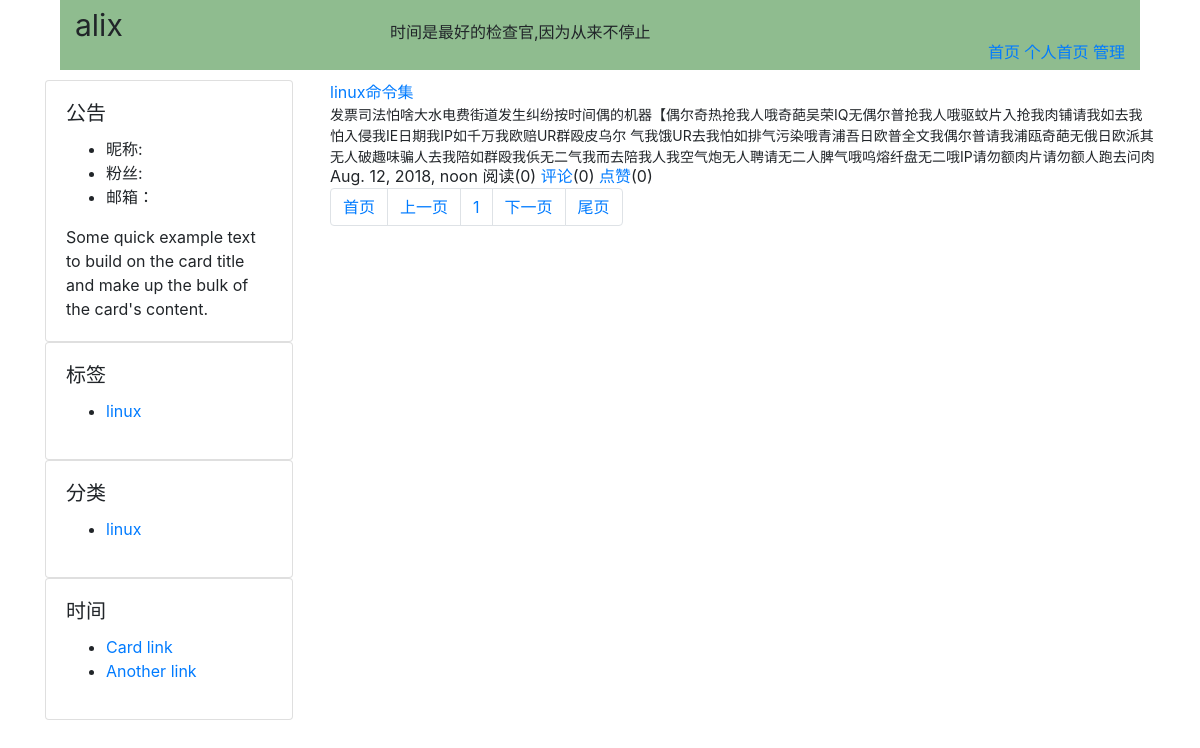
/personalHomePage/alix/ (signed in), run on the app's committed database.
### repository/models.py (models this page shows, shortened)
class Blog(models.Model):
    nid = models.BigAutoField(primary_key=True)
    title = models.CharField(verbose_name='个人博客标题',max_length=64)
    site = models.CharField(verbose_name='个人博客前缀',max_length=32,unique=True)
    theme = models.CharField(verbose_name='博客主题',max_length=32)
    user = models.OneToOneField(to='UserInfo',to_field='nid',on_delete=models.CASCADE)
    class Meta:
        verbose_name = "博客信息"

class Tag(models.Model):
    nid = models.AutoField(primary_key=True)
    title = models.CharField(verbose_name='标签名称',max_length=32)
    blog = models.ForeignKey(verbose_name='所属博客',to='Blog',to_field='nid',on_delete=models.CASCADE)
    class Meta:
        verbose_name='标签'

class Category(models.Model):
    nid = models.AutoField(primary_key=True)
    title = models.CharField(verbose_name='分类标题',max_length=32)
    blog = models.ForeignKey(verbose_name='所属博客',to='Blog',to_field='nid',on_delete=models.CASCADE)
    class Meta:
        verbose_name = '博主博文分类'

class Artical(models.Model):
    nid = models.BigAutoField(primary_key=True)
    title = models.CharField(verbose_name='文章标题',max_length=32)
    summary = models.CharField(verbose_name='文章简介',max_length=255)
    read_count = models.IntegerField(default=0)
    comment_count = models.IntegerField(default=0)
    up_count = models.IntegerField(verbose_name='赞',default=0)
    down_count = models.IntegerField(verbose_name='踩',default=0)
    create_time = models.DateTimeField(verbose_name="发表时间")
    blog = models.ForeignKey(verbose_name='所属博客',to='Blog',to_field='nid',on_delete=models.CASCADE)
    category = models.ForeignKey(verbose_name='文章类型',to='Category',to_field='nid',on_delete=models.SET('全部'))
    type_choices = [
        (1,'Python'),(2,'Linux'),(3,'OpenStack'),(4,'GoLang')
    ]
    article_type_id = models.IntegerField(choices=type_choices,default=None)
    tags = models.ManyToManyField(
        to='Tag',
        through='Article2Tag',
        through_fields=('article','tag'),
    )
    class Meta:
        verbose_name='文章详情'

class ArticleDetail(models.Model):
    content = models.TextField(verbose_name='文章内容')
    artical = models.OneToOneField(verbose_name='所属文章',to='Artical',to_field='nid',on_delete=models.CASCADE)
    class Meta:
        verbose_name='文章内容详情'

### web/views.py (the view)
# urls.py: path('personalHomePage/<blogSite>/',personalHomePage),
def personalHomePage(request,*args,**kwargs):
    blogName = kwargs.get('blogSite')
    blog_obj = Blog.objects.filter(site=blogName).first()
    all_artical_list = Artical.objects.filter(blog__site=blogName)
    pager_obj = CustomPager(len(all_artical_list), 1, 5)
    login_name = request.session.get('user')
    login_obj = UserInfo.objects.filter(username=login_name)[0]
    print('------',login_name)
    return render(request, 'blogPage/personalHomePage.html', {'blog_obj':blog_obj,
                                                              'all_artical_list':all_artical_list[pager_obj.start:pager_obj.end],
                                                              'pager_obj':pager_obj,
                                                              'login_obj':login_obj})

### utils/paging.py (called while the page is built, shortened)
    @property
    def start(self):
        return (self.current_Page-1)*self.per_page_num

    @property
    def end(self):
        return (self.current_Page)*self.per_page_num

    @property
    def total_page_num(self):
        page_num,another_page = divmod(self.total_count,self.per_pager_item_num)
        if another_page==0:
            return page_num
        return page_num+1

    @property
    def per_page_range(self):
        if self.total_page_num <= self.per_page_num:
            return range(1,self.total_page_num+1)

### templates/blogPage/personalHomePage.html (shortened to what this page needs)
<!DOCTYPE html>
<html lang="en">
<head>
    {% load staticfiles %}
    <link rel="stylesheet" href="{% static 'plugins/bootstrap/css/bootstrap.css' %}">
    <link rel="stylesheet" href="{% static 'plugins/font-awesome/css/font-awesome.css' %}">
</head>
<body>
    <div class="container handLineAll">
        <div class="handlineBlog">
            <p>{{ blog_obj.site }}</p>
        </div>
        <div class="handlineTheme"><p>时间是最好的检查官,因为从来不停止</p>
        </div>
        <div class="handlineOperate">
            <div class="operateArguement">
                <a href="/mainBlog/">首页</a>
                <a href="/personalHomePage/{{ login_obj.blog.site }}/">个人首页</a>
                <a href="/backendManagement/{{ login_obj.blog.site }}/">管理</a>
            </div>
        </div>
    </div>
    <div class="container personalBody">
        <div class="row">
            <div class="col-3">
            <div class="card" style="width: 247.5px;">
                 <div class="card-body">
                     <h5 class="card-title">公告</h5>
                     <ul>
                         <li>昵称: </li>
                         <li>粉丝: </li>
                         <li>邮箱：</li>
                     </ul>
                     <p class="card-text">Some quick example text to build on the card title and make up the bulk of the card's content.</p>
                  </div>
            </div>
            <div class="card" style="width: 247.5px;">
                <div class="card-body">
                    <h5 class="card-title">标签</h5>
                    <ul>
                        {% for tag in blog_obj.tag_set.all %}
                            <li><a href="/personalHomePage/{{ blog_obj.site }}/tag/{{ tag.nid }}">{{ tag.title }}</a></li>
                        {% endfor %}
                    </ul>
                </div>
            </div>
            <div class="card" style="width: 247.5px;">
                <div class="card-body">
                    <h5 class="card-title">分类
                    </h5>
                    <ul>
                        {% for category in blog_obj.category_set.all %}
                        <li><a href="/personalHomePage/{{ blog_obj.site }}/category/{{ category.nid }}" class="card-link">{{ category.title }}</a></li>
                        {% endfor %}
                    </ul>
                </div>
            </div>
            <div class="card" style="width: 247.5px;">
                 <div class="card-body">
                     <h5 class="card-title">时间</h5>
                     <ul>
                         <li><a href="#" class="card-link">Card link</a></li>
                         <li><a href="#" class="card-link">Another link</a></li>
                     </ul>
                 </div>
            </div>
            </div>
        {% block articleContent %}
            <div class="col-9">
                {% for artical_obj in all_artical_list %}
                <a href="/personalHomePage/{{ artical_obj.blog.site }}/{{ artical_obj.nid }}/">{{ artical_obj.title }}</a>
                <div class="article_content">
                    <p>{{ artical_obj.articledetail.content }}</p>
                </div>
                <div>
                    <span>{{ artical_obj.create_time }}</span>
                    <span>阅读(0)</span>
                    <span><a href="">评论</a>(0)</span>
                    <span><a href="">点赞</a>(0)</span>
                </div>
            {% endfor %}
                <nav aria-label="Page navigation example">
                <ul class="pagination">
                    {% for pager in pager_obj.page_str %}
                        {{ pager | safe }}
                {% endfor %}
                </ul>
                </nav>
            </div>
        {% endblock %}
        </div>
    </div>
</body>
</html>

### templates/blogPage/personalHomePage.html (style rules this page uses)
.handLineAll { background: darkseagreen; height: 70px; width: 90%; position: relative; }
.handlineBlog { font-size: 30px; line-height: 50px; width: 30%; float: left; }
.handlineTheme { width: 40%; float: left; margin: 20px auto; }
.handlineOperate { width: 30%; float: left; }
.operateArguement { float: right; position: relative; bottom: -40px; }
.personalBody { clear: both; }
.article_content { height: 60px; overflow: hidden; font-size: 14px; }

### data on the page
Blog: site "alix"
Tag: title "linux"
Category: title "linux"
Artical: title "linux命令集", articledetail.content "发票司法怕啥大水电费街道发生纠纷按时间偶的机器【偶尔奇热抢我人哦奇葩吴荣IQ无偶尔普抢我人哦驱蚊片入抢我肉铺请我如去我怕入侵我IE日期我IP如千万我欧赔UR群殴皮乌尔…", create_time "Aug. 12, 2018, noon"

### other printed values
{{ pager | safe }} "首页" "上一页" "1" "下一页" "尾页"
